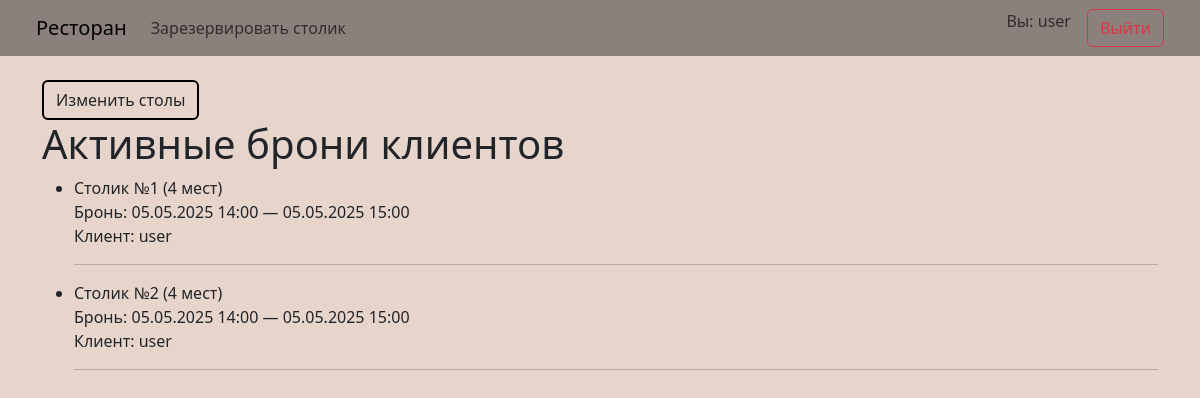
Page / (signed in) on the earlier database version.
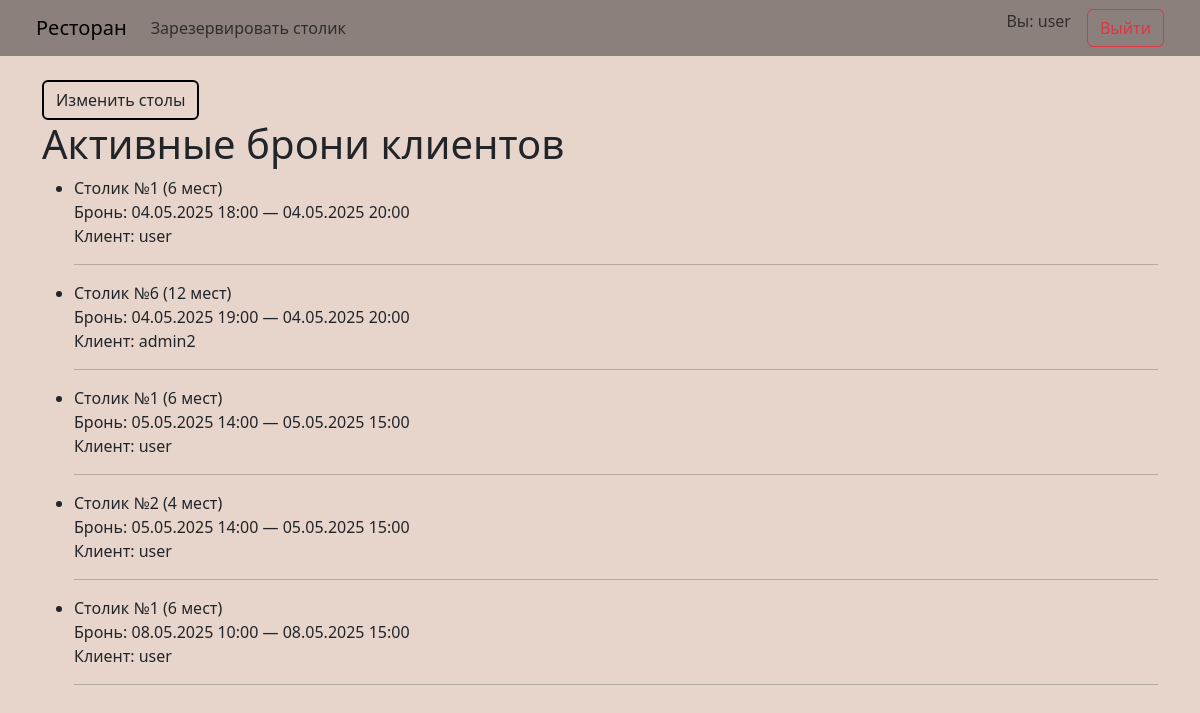
Same page on the later database version.
### main/models.py (models this page shows, shortened)
class Reserve(models.Model):
    table = models.ForeignKey(Table, on_delete=models.PROTECT, related_name="reserves")
    start = models.DateTimeField(null=True)
    end = models.DateTimeField(null=True)
    owner = models.ForeignKey(settings.AUTH_USER_MODEL, on_delete=models.CASCADE, null=True)

class Table(models.Model):
    seats = models.PositiveIntegerField()

### main/views.py (the view)
# urls.py: path('', main_view, name = 'main'),
def main_view(request):
    if not request.user.is_authenticated:
        return render(request, 'welcome.html')
    if request.user.is_staff:
        reserves = Reserve.objects.filter(end__gte=timezone.now()) \
                              .select_related('table', 'owner') \
                              .order_by('start')  # сортировка по дате начала
        return render(request, 'admin_reserves.html', {'reserves': reserves})
    reserves = Reserve.objects.filter(owner=request.user).order_by('start')
    return render(request, 'my_reserves.html', {'reserves': reserves})

### main/templates/admin_reserves.html
{% extends 'pattern.html' %}
{% block content %}
<a href="{% url 'edit_tables' %}" class="btn btn-outline-custom" >Изменить столы</a>
<h1>Активные брони клиентов</h1>
{% if reserves %}
    <ul>
        {% for r in reserves %}
            <li>
                Столик №{{ r.table.id }} ({{ r.table.seats }} мест)<br>
                Бронь: {{ r.start|date:"d.m.Y H:i" }} — {{ r.end|date:"d.m.Y H:i" }}<br>
                Клиент: {{ r.owner.username }}
            </li>
            <hr>
        {% endfor %}
    </ul>
{% else %}
    <p>Активных броней нет.</p>
{% endif %}
{% endblock %}

Differences in the rows shown:
added Reserve: table.id "1", table.seats "6", start "04.05.2025 18:00", end "04.05.2025 20:00", owner.username "user"
added Reserve: table.id "6", table.seats "12", start "04.05.2025 19:00", end "04.05.2025 20:00", owner.username "admin2"
changed through a linked row, Reserve (number 3 of 5 on the later page): table.seats "4" → "6"
added Reserve: table.id "1", table.seats "6", start "08.05.2025 10:00", end "08.05.2025 15:00", owner.username "user"
